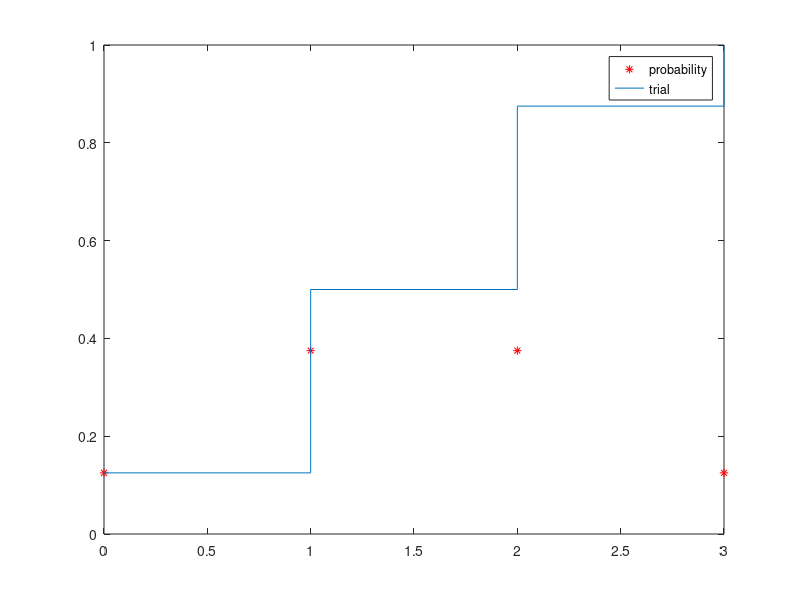

Write MATLAB code to recreate this figure.
% a
n=3
x=0:3
p=0.5
plot(x,  binopdf(x,n,p), "*r")
hold on

% b
stairs(x, binocdf(x,n,p))
legend('probability', 'trial')

%c
binopdf(0,n,p)
1 - binopdf(1,n,p)

%d
binocdf(2,n,p)
binocdf(1,n,p)

%e
1 - binocdf(0,n,p)
1 - binocdf(1,n,p)